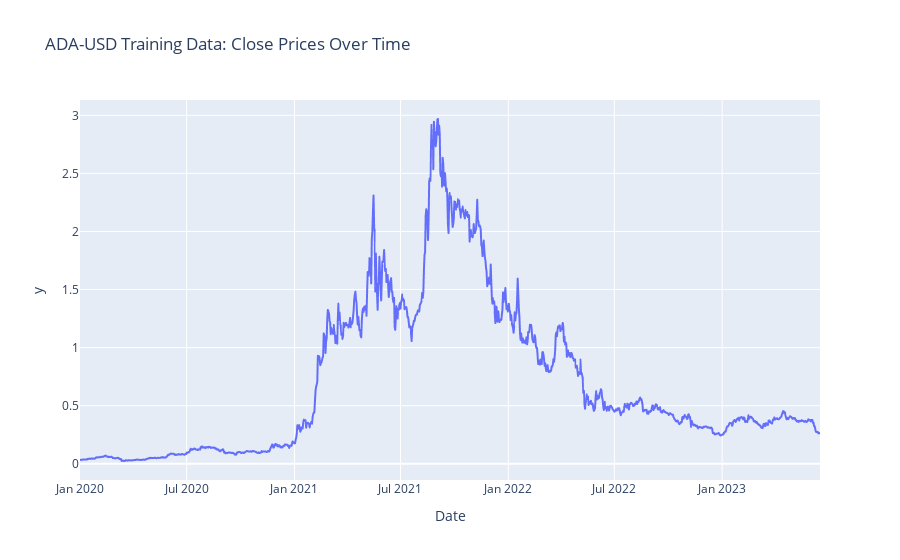

The notebook cell saved with this chart:
### Code cell
ada_train = ada_train.reset_index()
fig = px.line(ada_train, x="Date", y=ada_train["Close"].values.flatten(), title="ADA-USD Training Data: Close Prices Over Time")
fig.show()

### Figure 1 — Plotly figure (JSON) as saved in the notebook; plotly's stock layout.template omitted (floating-point values rounded to 4 significant figures; data arrays with more than 128 entries replaced by an {"elided": "..."} marker saying what was removed)
{"data": [{"hovertemplate": "Date=%{x}<br>y=%{y}<extra></extra>", "legendgroup": "", "line": {"color": "#636efa", "dash": "solid"}, "marker": {"symbol": "circle"}, "mode": "lines", "name": "", "showlegend": false, "type": "scattergl", "x": {"elided": "1264 str values"}, "xaxis": "x", "y": {"elided": "1264 float values"}, "yaxis": "y"}], "layout": {"legend": {"tracegroupgap": 0}, "title": {"text": "ADA-USD Training Data: Close Prices Over Time"}, "xaxis": {"anchor": "y", "domain": [0, 1], "title": {"text": "Date"}}, "yaxis": {"anchor": "x", "domain": [0, 1], "title": {"text": "y"}}}}
